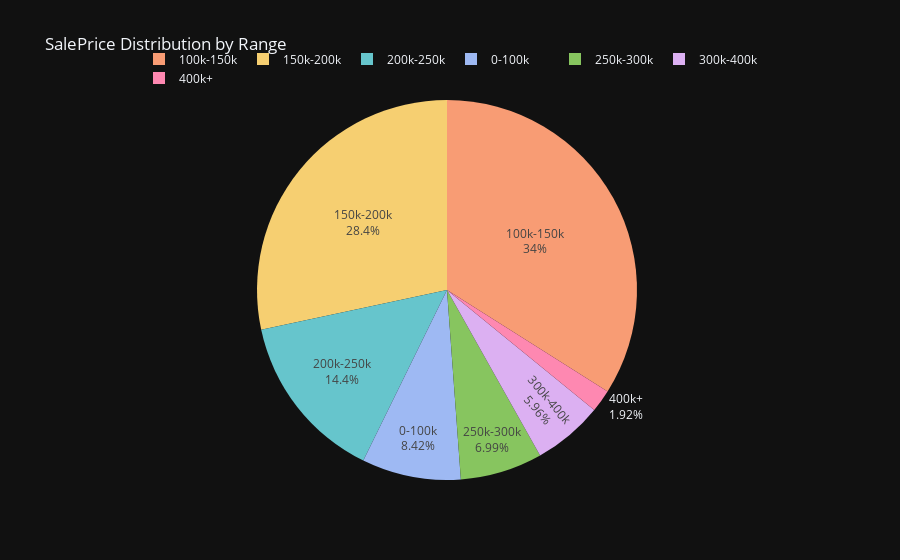

Notebook source saved alongside this figure:
### Code cell
import plotly.express as px

# 1️⃣ Create SalePrice bins
bins = [0, 100000, 150000, 200000, 250000, 300000, 400000, df['SalePrice'].max()]
labels = ['0-100k', '100k-150k', '150k-200k', '200k-250k', '250k-300k', '300k-400k', '400k+']
df['PriceRange'] = pd.cut(df['SalePrice'], bins=bins, labels=labels)

# 2️⃣ Create pie chart
fig = px.pie(df, names='PriceRange', title='SalePrice Distribution by Range',
             color='PriceRange', color_discrete_sequence=px.colors.qualitative.Pastel)

fig.update_layout(
    template='plotly_dark',  # Dark theme
    legend=dict(
        orientation="h",
        yanchor="bottom",
        y=1.02,
        xanchor="right",
        x=1
    )  # Adjust legend position
    # title=dict(
    #     text='SalePrice Distribution by Range',
    #     font=dict(size=20),
    #     x=0.5,
    #     y=0.95
    # )
)

fig.update_traces(textinfo='percent+label')

fig.show()

### Figure 1 — Plotly figure (JSON) as saved in the notebook; plotly's stock layout.template omitted (floating-point values rounded to 4 significant figures; data arrays with more than 128 entries replaced by an {"elided": "..."} marker saying what was removed)
{"data": [{"customdata": {"elided": "1460x1 str values"}, "domain": {"x": [0, 1], "y": [0, 1]}, "hovertemplate": "PriceRange=%{customdata[0]}<extra></extra>", "labels": {"elided": "1460 str values"}, "legendgroup": "", "marker": {"colors": {"elided": "1460 str values"}}, "name": "", "showlegend": true, "textinfo": "percent+label", "type": "pie"}], "layout": {"legend": {"orientation": "h", "tracegroupgap": 0, "x": 1, "xanchor": "right", "y": 1.02, "yanchor": "bottom"}, "piecolorway": ["rgb(102, 197, 204)", "rgb(246, 207, 113)", "rgb(248, 156, 116)", "rgb(220, 176, 242)", "rgb(135, 197, 95)", "rgb(158, 185, 243)", "rgb(254, 136, 177)", "rgb(201, 219, 116)", "rgb(139, 224, 164)", "rgb(180, 151, 231)", "rgb(179, 179, 179)"], "title": {"text": "SalePrice Distribution by Range"}}}
